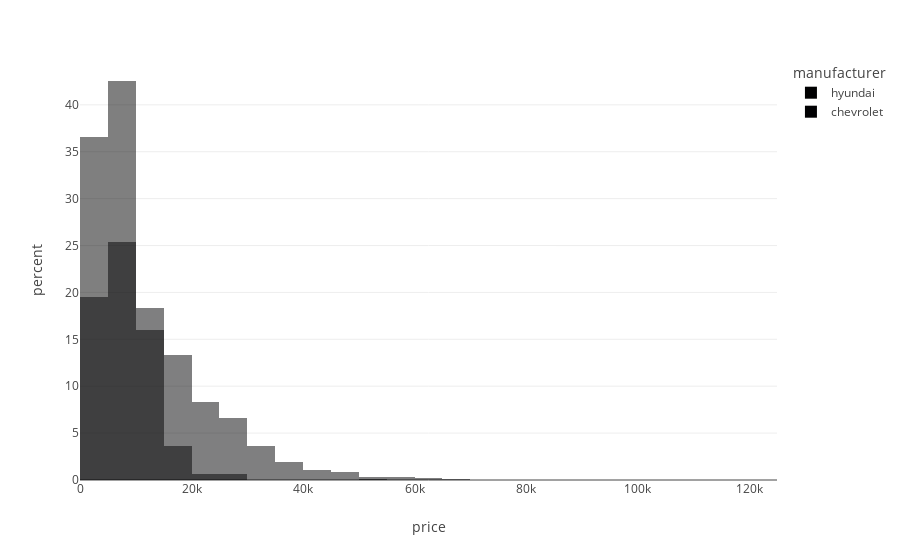

The notebook cell this image was saved under:
### Code cell
#example from blog post

st.header('Compare price distribution between manufacturers')
manufac_list = sorted(vehicles_df['manufacturer'].unique())
manufacturer_1 = st.selectbox('Select manufacturer 1',
                              manufac_list, index=manufac_list.index('chevrolet'))

manufacturer_2 = st.selectbox('Select manufacturer 2',
                              manufac_list, index=manufac_list.index('hyundai'))
mask_filter = (vehicles_df['manufacturer'] == manufacturer_1) | (vehicles_df['manufacturer'] == manufacturer_2)
df_filtered = vehicles_df[mask_filter]
normalize = st.checkbox('Normalize histogram', value=True)
if normalize:
    histnorm = 'percent'
else:
    histnorm = None
st.write(px.histogram(df_filtered,
                      x='price',
                      nbins=30,
                      color='manufacturer',
                      histnorm=histnorm,
                      barmode='overlay'))

### Figure 1 — Plotly figure (JSON) as saved in the notebook; plotly's stock layout.template omitted (floating-point values rounded to 4 significant figures; data arrays with more than 128 entries replaced by an {"elided": "..."} marker saying what was removed)
{"data": [{"alignmentgroup": "True", "bingroup": "x", "histnorm": "percent", "hovertemplate": "manufacturer=hyundai<br>price=%{x}<br>percent=%{y}<extra></extra>", "legendgroup": "hyundai", "marker": {"color": "#000001", "opacity": 0.5, "pattern": {"shape": ""}}, "name": "hyundai", "nbinsx": 30, "offsetgroup": "hyundai", "orientation": "v", "showlegend": true, "type": "histogram", "x": {"elided": "1173 int values"}, "xaxis": "x", "yaxis": "y"}, {"alignmentgroup": "True", "bingroup": "x", "histnorm": "percent", "hovertemplate": "manufacturer=chevrolet<br>price=%{x}<br>percent=%{y}<extra></extra>", "legendgroup": "chevrolet", "marker": {"color": "#000002", "opacity": 0.5, "pattern": {"shape": ""}}, "name": "chevrolet", "nbinsx": 30, "offsetgroup": "chevrolet", "orientation": "v", "showlegend": true, "type": "histogram", "x": {"elided": "10611 int values"}, "xaxis": "x", "yaxis": "y"}], "layout": {"barmode": "overlay", "legend": {"title": {"text": "manufacturer"}, "tracegroupgap": 0}, "margin": {"t": 60}, "xaxis": {"anchor": "y", "domain": [0, 1], "title": {"text": "price"}}, "yaxis": {"anchor": "x", "domain": [0, 1], "title": {"text": "percent"}}}}
